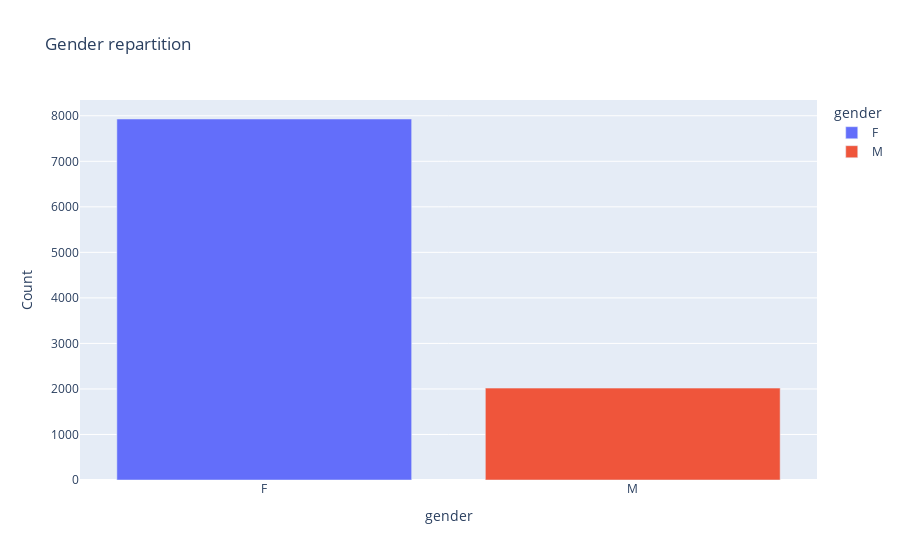

Notebook code for this chart:
### Code cell
fig = px.bar(
    df_gender,
    x='gender', 
    y='count',    
    color='gender',
    labels={'gender':'gender', 'count':'Count'},
    title='Gender repartition'
)
fig.show()

### Figure 1 — Plotly figure (JSON) as saved in the notebook; plotly's stock layout.template omitted (floating-point values rounded to 4 significant figures)
{"data": [{"hovertemplate": "gender=%{x}<br>Count=%{y}<extra></extra>", "legendgroup": "F", "marker": {"color": "#636efa", "pattern": {"shape": ""}}, "name": "F", "orientation": "v", "showlegend": true, "textposition": "auto", "type": "bar", "x": ["F"], "xaxis": "x", "y": [7929], "yaxis": "y"}, {"hovertemplate": "gender=%{x}<br>Count=%{y}<extra></extra>", "legendgroup": "M", "marker": {"color": "#EF553B", "pattern": {"shape": ""}}, "name": "M", "orientation": "v", "showlegend": true, "textposition": "auto", "type": "bar", "x": ["M"], "xaxis": "x", "y": [2018], "yaxis": "y"}], "layout": {"barmode": "relative", "legend": {"title": {"text": "gender"}, "tracegroupgap": 0}, "title": {"text": "Gender repartition"}, "xaxis": {"anchor": "y", "categoryarray": ["F", "M"], "categoryorder": "array", "domain": [0, 1], "title": {"text": "gender"}}, "yaxis": {"anchor": "x", "domain": [0, 1], "title": {"text": "Count"}}}}
